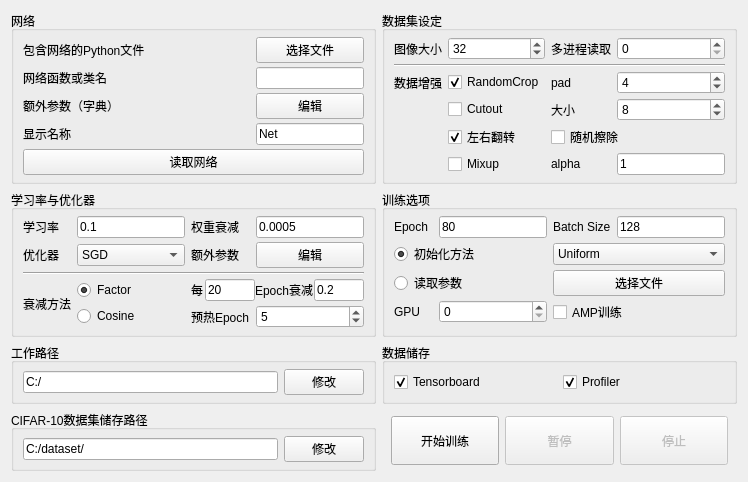
      <widget class="QWidget" name="control_tab">
       <property name="sizePolicy">
        <sizepolicy hsizetype="Preferred" vsizetype="Minimum">
         <horstretch>0</horstretch>
         <verstretch>0</verstretch>
        </sizepolicy>
       </property>
       <attribute name="title">
        <string>控制台</string>
       </attribute>
       <layout class="QGridLayout" name="gridLayout" columnstretch="2,0,0,0,2">
        <property name="sizeConstraint">
         <enum>QLayout::SetDefaultConstraint</enum>
        </property>
        <item row="2" column="1" colspan="2">
         <widget class="QGroupBox" name="lr_group">
          <property name="sizePolicy">
           <sizepolicy hsizetype="Preferred" vsizetype="Preferred">
            <horstretch>0</horstretch>
            <verstretch>0</verstretch>
           </sizepolicy>
          </property>
          <property name="title">
           <string>学习率与优化器</string>
          </property>
          <layout class="QGridLayout" name="gridLayout_6" columnstretch="1,0,0,0">
           <property name="topMargin">
            <number>6</number>
           </property>
           <property name="bottomMargin">
            <number>6</number>
           </property>
           <property name="horizontalSpacing">
            <number>6</number>
           </property>
           <property name="verticalSpacing">
            <number>4</number>
           </property>
           <item row="4" column="3">
            <widget class="QSpinBox" name="warmup_box">
             <property name="value">
              <number>5</number>
             </property>
            </widget>
           </item>
           <item row="3" column="1">
            <widget class="QRadioButton" name="factor_decay_btn">
             <property name="text">
              <string>Factor</string>
             </property>
             <property name="checked">
              <bool>true</bool>
             </property>
             <attribute name="buttonGroup">
              <string notr="true">decay_btn_group</string>
             </attribute>
            </widget>
           </item>
           <item row="3" column="0" rowspan="2">
            <widget class="QLabel" name="label_7">
             <property name="text">
              <string>衰减方法</string>
             </property>
            </widget>
           </item>
           <item row="0" column="3">
            <widget class="QLineEdit" name="wd_box">
             <property name="text">
              <string>0.0005</string>
             </property>
            </widget>
           </item>
           <item row="4" column="2">
            <widget class="QLabel" name="label_12">
             <property name="text">
              <string>预热Epoch</string>
             </property>
            </widget>
           </item>
           <item row="0" column="2">
            <widget class="QLabel" name="label_22">
             <property name="text">
              <string>权重衰减</string>
             </property>
            </widget>
           </item>
           <item row="1" column="1">
            <widget class="QComboBox" name="opt_box">
             <item>
              <property name="text">
               <string>SGD</string>
              </property>
             </item>
            </widget>
           </item>
           <item row="0" column="1">
            <widget class="QLineEdit" name="lr_box">
             <property name="text">
              <string>0.1</string>
             </property>
            </widget>
           </item>
           <item row="1" column="0">
            <widget class="QLabel" name="label_11">
             <property name="text">
              <string>优化器</string>
             </property>
            </widget>
           </item>
           <item row="1" column="3">
            <widget class="QPushButton" name="opt_args_btn">
             <property name="text">
              <string>编辑</string>
             </property>
            </widget>
           </item>
           <item row="2" column="0" colspan="4">
            <widget class="Line" name="line">
             <property name="orientation">
              <enum>Qt::Horizontal</enum>
             </property>
            </widget>
           </item>
           <item row="4" column="1">
            <widget class="QRadioButton" name="cosine_decay_btn">
             <property name="text">
              <string>Cosine</string>
             </property>
             <property name="checked">
              <bool>false</bool>
             </property>
             <attribute name="buttonGroup">
              <string notr="true">decay_btn_group</string>
             </attribute>
            </widget>
           </item>
           <item row="0" column="0">
            <widget class="QLabel" name="label_6">
             <property name="text">
              <string>学习率</string>
             </property>
            </widget>
           </item>
           <item row="3" column="2" colspan="2">
            <layout class="QHBoxLayout" name="horizontalLayout_2">
             <item>
              <widget class="QLabel" name="label_9">
               <property name="sizePolicy">
                <sizepolicy hsizetype="Preferred" vsizetype="Preferred">
                 <horstretch>0</horstretch>
                 <verstretch>0</verstretch>
                </sizepolicy>
               </property>
               <property name="text">
                <string>每</string>
               </property>
              </widget>
             </item>
             <item>
              <widget class="QLineEdit" name="factor_epoch_box">
               <property name="sizePolicy">
                <sizepolicy hsizetype="Preferred" vsizetype="Fixed">
                 <horstretch>0</horstretch>
                 <verstretch>0</verstretch>
                </sizepolicy>
               </property>
               <property name="maximumSize">
                <size>
                 <width>50</width>
                 <height>16777215</height>
                </size>
               </property>
               <property name="text">
                <string>20</string>
               </property>
              </widget>
             </item>
             <item>
              <widget class="QLabel" name="label_10">
               <property name="sizePolicy">
                <sizepolicy hsizetype="Preferred" vsizetype="Preferred">
                 <horstretch>0</horstretch>
                 <verstretch>0</verstretch>
                </sizepolicy>
               </property>
               <property name="text">
                <string>Epoch衰减</string>
               </property>
              </widget>
             </item>
             <item>
              <widget class="QLineEdit" name="factor_pow_box">
               <property name="sizePolicy">
                <sizepolicy hsizetype="Fixed" vsizetype="Preferred">
                 <horstretch>0</horstretch>
                 <verstretch>0</verstretch>
                </sizepolicy>
               </property>
               <property name="maximumSize">
                <size>
                 <width>50</width>
                 <height>16777215</height>
                </size>
               </property>
               <property name="text">
                <string>0.2</string>
               </property>
              </widget>
             </item>
            </layout>
           </item>
           <item row="1" column="2">
            <widget class="QLabel" name="label_5">
             <property name="text">
              <string>额外参数</string>
             </property>
            </widget>
           </item>
          </layout>
         </widget>
        </item>
        <item row="2" column="3">
         <widget class="QGroupBox" name="train_group">
          <property name="sizePolicy">
           <sizepolicy hsizetype="Preferred" vsizetype="Preferred">
            <horstretch>0</horstretch>
            <verstretch>0</verstretch>
           </sizepolicy>
          </property>
          <property name="title">
           <string>训练选项</string>
          </property>
          <layout class="QGridLayout" name="gridLayout_8" columnstretch="1,0,0,0">
           <property name="topMargin">
            <number>6</number>
           </property>
           <property name="bottomMargin">
            <number>6</number>
           </property>
           <property name="horizontalSpacing">
            <number>6</number>
           </property>
           <property name="verticalSpacing">
            <number>4</number>
           </property>
           <item row="0" column="1">
            <widget class="QLineEdit" name="epoch_box">
             <property name="text">
              <string>80</string>
             </property>
            </widget>
           </item>
           <item row="3" column="1">
            <widget class="QSpinBox" name="gpu_num_box"/>
           </item>
           <item row="3" column="2" colspan="2">
            <widget class="QCheckBox" name="amp_btn">
             <property name="text">
              <string>AMP训练</string>
             </property>
            </widget>
           </item>
           <item row="0" column="0">
            <widget class="QLabel" name="label_20">
             <property name="text">
              <string>Epoch</string>
             </property>
            </widget>
           </item>
           <item row="3" column="0">
            <widget class="QLabel" name="label_21">
             <property name="text">
              <string>GPU</string>
             </property>
            </widget>
           </item>
           <item row="0" column="2">
            <widget class="QLabel" name="label_18">
             <property name="text">
              <string>Batch Size</string>
             </property>
            </widget>
           </item>
           <item row="0" column="3">
            <widget class="QLineEdit" name="batchsize_box">
             <property name="text">
              <string>128</string>
             </property>
            </widget>
           </item>
           <item row="2" column="0" colspan="2">
            <widget class="QRadioButton" name="load_param_btn">
             <property name="text">
              <string>读取参数</string>
             </property>
             <attribute name="buttonGroup">
              <string notr="true">param_btn_group</string>
             </attribute>
            </widget>
           </item>
           <item row="1" column="0" colspan="2">
            <widget class="QRadioButton" name="init_btn">
             <property name="text">
              <string>初始化方法</string>
             </property>
             <property name="checked">
              <bool>true</bool>
             </property>
             <attribute name="buttonGroup">
              <string notr="true">param_btn_group</string>
             </attribute>
            </widget>
           </item>
           <item row="2" column="2" colspan="2">
            <widget class="QPushButton" name="param_file_btn">
             <property name="sizePolicy">
              <sizepolicy hsizetype="Ignored" vsizetype="Fixed">
               <horstretch>0</horstretch>
               <verstretch>0</verstretch>
              </sizepolicy>
             </property>
             <property name="text">
              <string>选择文件</string>
             </property>
            </widget>
           </item>
           <item row="1" column="2" colspan="2">
            <widget class="QComboBox" name="init_box">
             <item>
              <property name="text">
               <string>Uniform</string>
              </property>
             </item>
            </widget>
           </item>
          </layout>
         </widget>
        </item>
        <item row="1" column="0">
         <spacer name="horizontalSpacer_2">
          <property name="orientation">
           <enum>Qt::Horizontal</enum>
          </property>
          <property name="sizeHint" stdset="0">
           <size>
            <width>0</width>
            <height>20</height>
           </size>
          </property>
         </spacer>
        </item>
        <item row="1" column="1" colspan="2">
         <widget class="QGroupBox" name="net_group">
          <property name="sizePolicy">
           <sizepolicy hsizetype="Preferred" vsizetype="Preferred">
            <horstretch>0</horstretch>
            <verstretch>0</verstretch>
           </sizepolicy>
          </property>
          <property name="title">
           <string>网络</string>
          </property>
          <property name="flat">
           <bool>false</bool>
          </property>
          <property name="checkable">
           <bool>false</bool>
          </property>
          <layout class="QGridLayout" name="gridLayout_4" columnstretch="2,0">
           <property name="topMargin">
            <number>6</number>
           </property>
           <property name="bottomMargin">
            <number>6</number>
           </property>
           <property name="horizontalSpacing">
            <number>6</number>
           </property>
           <property name="verticalSpacing">
            <number>4</number>
           </property>
           <item row="2" column="1">
            <widget class="QPushButton" name="net_args_btn">
             <property name="sizePolicy">
              <sizepolicy hsizetype="Preferred" vsizetype="Fixed">
               <horstretch>0</horstretch>
               <verstretch>0</verstretch>
              </sizepolicy>
             </property>
             <property name="text">
              <string>编辑</string>
             </property>
            </widget>
           </item>
           <item row="0" column="1">
            <widget class="QPushButton" name="net_file_btn">
             <property name="sizePolicy">
              <sizepolicy hsizetype="Ignored" vsizetype="Fixed">
               <horstretch>0</horstretch>
               <verstretch>0</verstretch>
              </sizepolicy>
             </property>
             <property name="text">
              <string>选择文件</string>
             </property>
            </widget>
           </item>
           <item row="5" column="0" colspan="2">
            <widget class="QPushButton" name="load_net_btn">
             <property name="sizePolicy">
              <sizepolicy hsizetype="Preferred" vsizetype="Fixed">
               <horstretch>0</horstretch>
               <verstretch>0</verstretch>
              </sizepolicy>
             </property>
             <property name="text">
              <string>读取网络</string>
             </property>
            </widget>
           </item>
           <item row="0" column="0">
            <widget class="QLabel" name="label">
             <property name="sizePolicy">
              <sizepolicy hsizetype="Preferred" vsizetype="Fixed">
               <horstretch>0</horstretch>
               <verstretch>0</verstretch>
              </sizepolicy>
             </property>
             <property name="text">
              <string>包含网络的Python文件</string>
             </property>
            </widget>
           </item>
           <item row="3" column="1">
            <widget class="QLineEdit" name="net_name_box">
             <property name="sizePolicy">
              <sizepolicy hsizetype="Preferred" vsizetype="Fixed">
               <horstretch>0</horstretch>
               <verstretch>0</verstretch>
              </sizepolicy>
             </property>
             <property name="text">
              <string>Net</string>
             </property>
            </widget>
           </item>
           <item row="3" column="0">
            <widget class="QLabel" name="label_4">
             <property name="text">
              <string>显示名称</string>
             </property>
            </widget>
           </item>
           <item row="1" column="0">
            <widget class="QLabel" name="label_2">
             <property name="text">
              <string>网络函数或类名</string>
             </property>
            </widget>
           </item>
           <item row="2" column="0">
            <widget class="QLabel" name="label_3">
             <property name="text">
              <string>额外参数（字典）</string>
             </property>
            </widget>
           </item>
           <item row="1" column="1">
            <widget class="QLineEdit" name="net_class_box"/>
           </item>
          </layout>
         </widget>
        </item>
        <item row="5" column="3">
         <widget class="QGroupBox" name="save_group">
          <property name="sizePolicy">
           <sizepolicy hsizetype="Preferred" vsizetype="Preferred">
            <horstretch>0</horstretch>
            <verstretch>0</verstretch>
           </sizepolicy>
          </property>
          <property name="title">
           <string>数据储存</string>
          </property>
          <layout class="QGridLayout" name="gridLayout_12">
           <property name="topMargin">
            <number>6</number>
           </property>
           <property name="bottomMargin">
            <number>6</number>
           </property>
           <property name="verticalSpacing">
            <number>4</number>
           </property>
           <item row="0" column="0">
            <widget class="QCheckBox" name="tensorboard_btn">
             <property name="text">
              <string>Tensorboard</string>
             </property>
             <property name="checked">
              <bool>true</bool>
             </property>
            </widget>
           </item>
           <item row="0" column="1">
            <widget class="QCheckBox" name="profiler_btn">
             <property name="text">
              <string>Profiler</string>
             </property>
             <property name="checked">
              <bool>true</bool>
             </property>
            </widget>
           </item>
          </layout>
         </widget>
        </item>
        <item row="1" column="3">
         <widget class="QGroupBox" name="dataset_group">
          <property name="sizePolicy">
           <sizepolicy hsizetype="Preferred" vsizetype="Preferred">
            <horstretch>0</horstretch>
            <verstretch>0</verstretch>
           </sizepolicy>
          </property>
          <property name="title">
           <string>数据集设定</string>
          </property>
          <layout class="QGridLayout" name="gridLayout_7">
           <property name="topMargin">
            <number>6</number>
           </property>
           <property name="bottomMargin">
            <number>6</number>
           </property>
           <property name="horizontalSpacing">
            <number>6</number>
           </property>
           <property name="verticalSpacing">
            <number>4</number>
           </property>
           <item row="3" column="1">
            <widget class="QCheckBox" name="cutout_btn">
             <property name="text">
              <string>Cutout</string>
             </property>
            </widget>
           </item>
           <item row="2" column="3">
            <widget class="QSpinBox" name="crop_pad_box">
             <property name="value">
              <number>4</number>
             </property>
            </widget>
           </item>
           <item row="1" column="0" colspan="4">
            <widget class="Line" name="line_2">
             <property name="orientation">
              <enum>Qt::Horizontal</enum>
             </property>
            </widget>
           </item>
           <item row="5" column="2">
            <widget class="QLabel" name="label_19">
             <property name="text">
              <string>alpha</string>
             </property>
            </widget>
           </item>
           <item row="2" column="2">
            <widget class="QLabel" name="label_16">
             <property name="text">
              <string>pad</string>
             </property>
            </widget>
           </item>
           <item row="3" column="3">
            <widget class="QSpinBox" name="cutout_size_box">
             <property name="value">
              <number>8</number>
             </property>
            </widget>
           </item>
           <item row="5" column="3">
            <widget class="QLineEdit" name="mixup_alpha_box">
             <property name="text">
              <string>1</string>
             </property>
            </widget>
           </item>
           <item row="5" column="1">
            <widget class="QCheckBox" name="mixup_btn">
             <property name="text">
              <string>Mixup</string>
             </property>
            </widget>
           </item>
           <item row="0" column="3">
            <widget class="QSpinBox" name="worker_box"/>
           </item>
           <item row="0" column="2">
            <widget class="QLabel" name="label_15">
             <property name="text">
              <string>多进程读取</string>
             </property>
            </widget>
           </item>
           <item row="4" column="1">
            <widget class="QCheckBox" name="flip_btn">
             <property name="text">
              <string>左右翻转</string>
             </property>
             <property name="checked">
              <bool>true</bool>
             </property>
            </widget>
           </item>
           <item row="2" column="0">
            <widget class="QLabel" name="label_13">
             <property name="text">
              <string>数据增强</string>
             </property>
            </widget>
           </item>
           <item row="3" column="2">
            <widget class="QLabel" name="label_17">
             <property name="text">
              <string>大小</string>
             </property>
            </widget>
           </item>
           <item row="0" column="1">
            <widget class="QSpinBox" name="img_size_box">
             <property name="value">
              <number>32</number>
             </property>
            </widget>
           </item>
           <item row="2" column="1">
            <widget class="QCheckBox" name="crop_btn">
             <property name="text">
              <string>RandomCrop</string>
             </property>
             <property name="checked">
              <bool>true</bool>
             </property>
            </widget>
           </item>
           <item row="0" column="0">
            <widget class="QLabel" name="label_14">
             <property name="text">
              <string>图像大小</string>
             </property>
            </widget>
           </item>
           <item row="4" column="2" colspan="2">
            <widget class="QCheckBox" name="erase_btn">
             <property name="text">
              <string>随机擦除</string>
             </property>
            </widget>
           </item>
          </layout>
         </widget>
        </item>
        <item row="5" column="1" colspan="2">
         <widget class="QGroupBox" name="dir_group">
          <property name="sizePolicy">
           <sizepolicy hsizetype="Preferred" vsizetype="Preferred">
            <horstretch>0</horstretch>
            <verstretch>0</verstretch>
           </sizepolicy>
          </property>
          <property name="title">
           <string>工作路径</string>
          </property>
          <layout class="QGridLayout" name="gridLayout_10" columnstretch="2,0">
           <property name="topMargin">
            <number>6</number>
           </property>
           <property name="bottomMargin">
            <number>6</number>
           </property>
           <item row="0" column="1">
            <widget class="QPushButton" name="dir_edit_btn">
             <property name="text">
              <string>修改</string>
             </property>
            </widget>
           </item>
           <item row="0" column="0">
            <widget class="QLineEdit" name="workdir_box">
             <property name="enabled">
              <bool>true</bool>
             </property>
             <property name="text">
              <string>C:/</string>
             </property>
             <property name="readOnly">
              <bool>true</bool>
             </property>
             <property name="clearButtonEnabled">
              <bool>false</bool>
             </property>
            </widget>
           </item>
          </layout>
         </widget>
        </item>
        <item row="6" column="1" colspan="2">
         <widget class="QGroupBox" name="datadir_group">
          <property name="sizePolicy">
           <sizepolicy hsizetype="Preferred" vsizetype="Preferred">
            <horstretch>0</horstretch>
            <verstretch>0</verstretch>
           </sizepolicy>
          </property>
          <property name="title">
           <string>CIFAR-10数据集储存路径</string>
          </property>
          <layout class="QGridLayout" name="gridLayout_11">
           <property name="topMargin">
            <number>6</number>
           </property>
           <property name="bottomMargin">
            <number>6</number>
           </property>
           <item row="0" column="1">
            <widget class="QPushButton" name="datadir_edit_btn">
             <property name="text">
              <string>修改</string>
             </property>
            </widget>
           </item>
           <item row="0" column="0">
            <widget class="QLineEdit" name="datadir_box">
             <property name="enabled">
              <bool>true</bool>
             </property>
             <property name="text">
              <string>C:/dataset/</string>
             </property>
             <property name="readOnly">
              <bool>true</bool>
             </property>
             <property name="clearButtonEnabled">
              <bool>false</bool>
             </property>
            </widget>
           </item>
          </layout>
         </widget>
        </item>
        <item row="0" column="1">
         <spacer name="verticalSpacer">
          <property name="orientation">
           <enum>Qt::Vertical</enum>
          </property>
          <property name="sizeHint" stdset="0">
           <size>
            <width>20</width>
            <height>0</height>
           </size>
          </property>
         </spacer>
        </item>
        <item row="2" column="4">
         <spacer name="horizontalSpacer">
          <property name="orientation">
           <enum>Qt::Horizontal</enum>
          </property>
          <property name="sizeHint" stdset="0">
           <size>
            <width>0</width>
            <height>20</height>
           </size>
          </property>
         </spacer>
        </item>
        <item row="10" column="1">
         <spacer name="verticalSpacer_2">
          <property name="orientation">
           <enum>Qt::Vertical</enum>
          </property>
          <property name="sizeHint" stdset="0">
           <size>
            <width>20</width>
            <height>0</height>
           </size>
          </property>
         </spacer>
        </item>
        <item row="6" column="3">
         <layout class="QHBoxLayout" name="btn_layout">
          <property name="leftMargin">
           <number>9</number>
          </property>
          <property name="topMargin">
           <number>6</number>
          </property>
          <property name="rightMargin">
           <number>9</number>
          </property>
          <property name="bottomMargin">
           <number>6</number>
          </property>
          <item>
           <widget class="QPushButton" name="start_btn">
            <property name="sizePolicy">
             <sizepolicy hsizetype="Preferred" vsizetype="Preferred">
              <horstretch>0</horstretch>
              <verstretch>0</verstretch>
             </sizepolicy>
            </property>
            <property name="text">
             <string>开始训练</string>
            </property>
           </widget>
          </item>
          <item>
           <widget class="QPushButton" name="pause_btn">
            <property name="enabled">
             <bool>false</bool>
            </property>
            <property name="sizePolicy">
             <sizepolicy hsizetype="Preferred" vsizetype="Preferred">
              <horstretch>0</horstretch>
              <verstretch>0</verstretch>
             </sizepolicy>
            </property>
            <property name="text">
             <string>暂停</string>
            </property>
           </widget>
          </item>
          <item>
           <widget class="QPushButton" name="stop_btn">
            <property name="enabled">
             <bool>false</bool>
            </property>
            <property name="sizePolicy">
             <sizepolicy hsizetype="Preferred" vsizetype="Preferred">
              <horstretch>0</horstretch>
              <verstretch>0</verstretch>
             </sizepolicy>
            </property>
            <property name="text">
             <string>停止</string>
            </property>
           </widget>
          </item>
         </layout>
        </item>
       </layout>
      </widget>
